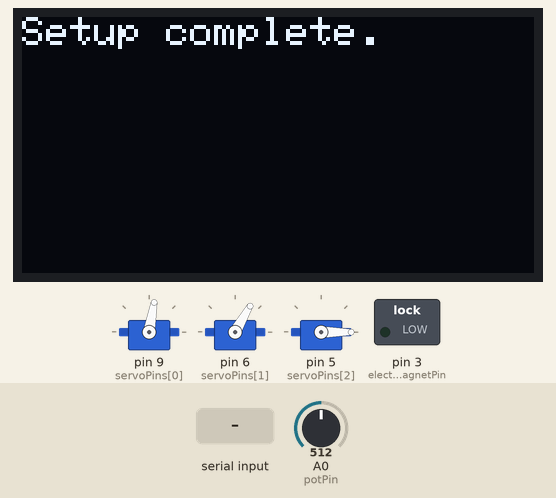
A sketch run on a simulated Arduino Uno, built with avr-gcc and run on an emulated ATmega328P. Shown: 3 × servo, 128×64 one-colour display, switched loads named in the sketch (green lamp = pin HIGH). The inputs (shaded band) are chosen by the test bench; at power-on: A0 (potPin) = 512. What the sketch prints to the serial monitor is not drawn.

Above: at 1.3 s.
1.4 s: "Command1\n" received over the second serial link
At 1.58 s:
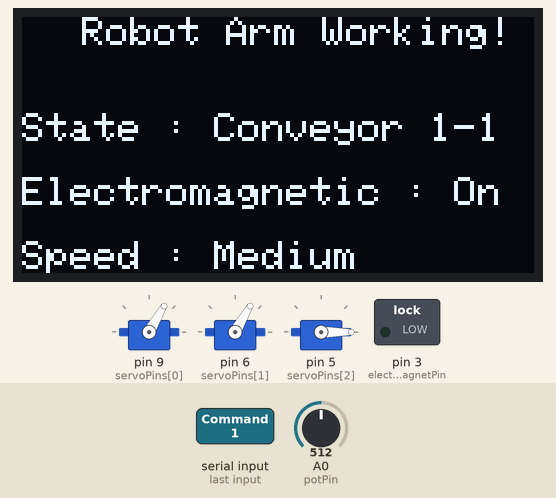
3.8 s: A0 (potPin) set to 356
6.8 s: A0 (potPin) set to 326
At 8.94 s:
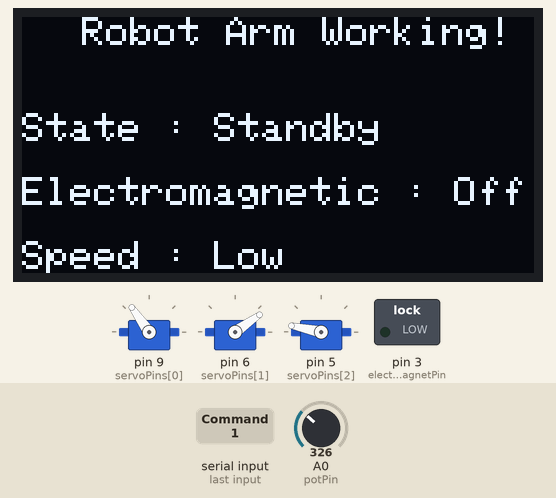
9.6 s: "Command2\n" received over the second serial link
12.1 s: A0 (potPin) set to 692
At 14.07 s:
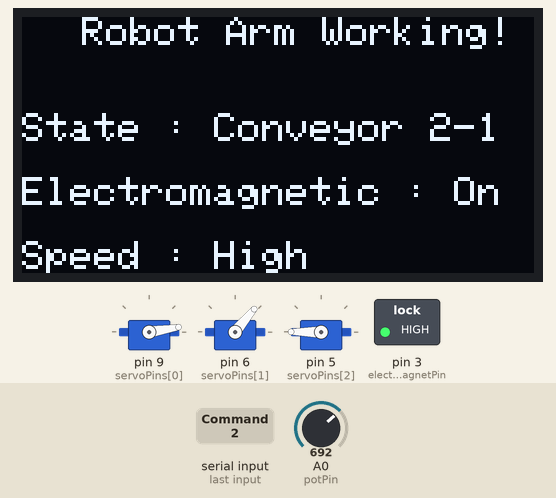
14.3 s: A0 (potPin) set to 672
At 22.4 s:
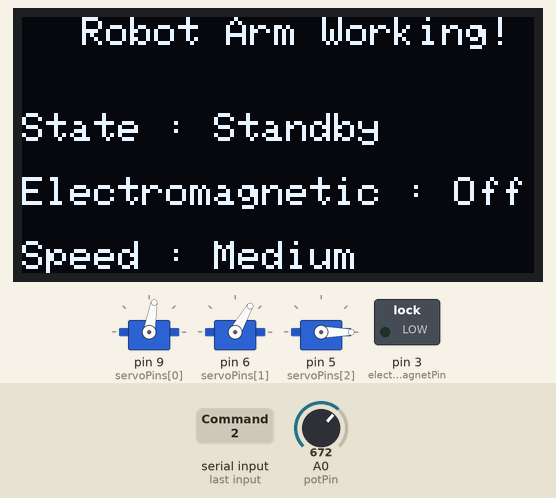
Timing chart, 0 to 22.7 s (numbered marks = the images above; inputs shaded):
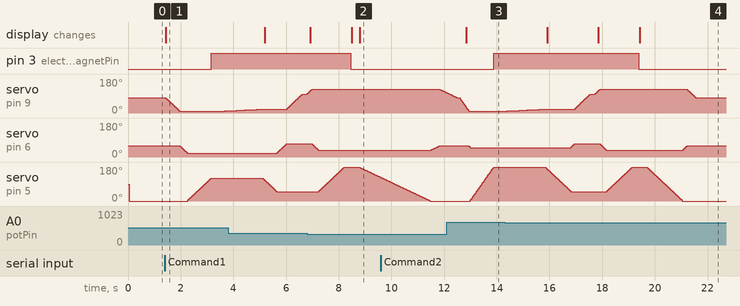

The sketch:

main.ino
```cpp
// Arduino B Code

#include <SoftwareSerial.h>
#include "ServoControl.h"
#include "ElectromagnetControl.h"
#include "OLED.h"

SoftwareSerial mySerial(10, 11); // RX, TX

void setup() {
  Serial.begin(9600);
  mySerial.begin(9600);
  initializeServos();
  initializeElectromagnet();
  initializeOLED();
  moveToStandby();
  Serial.println("Arduino B ready.");
  sendMessage("Arduino B ready.");
}

void loop() {
  if (mySerial.available()) {
    String command = mySerial.readStringUntil('\n');
    command.trim();
    Serial.println("Received: " + command);

    if (command == "Command1") {
      executeSequence(1, 1);
      sendMessage("Command1 Complete");
    } else if (command == "Command2") {
      executeSequence(1, 2);
      sendMessage("Command2 Complete");
    } else if (command == "Command3") {
      executeSequence(2, 1);
      sendMessage("Command3 Complete");
    } else if (command == "Command4") {
      executeSequence(2, 2);
      sendMessage("Command4 Complete");
    } else {
      Serial.println("Unknown command received.");
    }
  }
}

void sendMessage(String message) {
  mySerial.println(message);
  Serial.println("Sent: " + message);
}
```

ElectromagnetControl.cpp
```cpp
// ElectromagnetControl.cpp

#include "ElectromagnetControl.h"
#include <Arduino.h>

const int electromagnetPin = 3;

void initializeElectromagnet() {
  pinMode(electromagnetPin, OUTPUT);
  digitalWrite(electromagnetPin, LOW); // 초기 상태 OFF
}

void activateElectromagnet() {
  digitalWrite(electromagnetPin, HIGH);
  Serial.println("Electromagnet ON.");
}

void deactivateElectromagnet() {
  digitalWrite(electromagnetPin, LOW);
  Serial.println("Electromagnet OFF.");
}
```

ElectromagnetControl.h
```cpp
// ElectromagnetControl.h

#ifndef ELECTROMAGNET_CONTROL_H
#define ELECTROMAGNET_CONTROL_H

// 전자석 초기화 함수
void initializeElectromagnet();

// 전자석 ON 함수
void activateElectromagnet();

// 전자석 OFF 함수
void deactivateElectromagnet();

#endif
```

OLED.cpp
```cpp
// OLED.cpp

#include "OLED.h"
#include <Wire.h>
#include <SSD1306Ascii.h>
#include <SSD1306AsciiWire.h>

#define OLED_RESET 4
SSD1306AsciiWire display;

void initializeOLED() {
  Wire.begin();
  display.begin(&Adafruit128x64, 0x3C);
  display.setFont(Adafruit5x7);
  display.clear();
  display.println("Setup complete.");
}

void updateOLED(const char* state, bool electromagnetOn, int speed) {
  display.clear();

  // 상단 텍스트
  display.setCursor(15, 0);
  display.println("Robot Arm Working!\n\n");

  // 현재 상태 표시
  display.println(String("State : ") + state + "\n");

  // 전자석 상태 표시
  display.println(String("Electromagnetic : ") + (electromagnetOn ? "On" : "Off") + "\n");

  // 속도 표시
  String speedText = (speed == 1) ? "Low" : (speed == 2) ? "Medium" : "High";
  display.println(String("Speed : ") + speedText + "\n");
}
```

OLED.h
```cpp
// OLED.h

#ifndef OLED_H
#define OLED_H

#include <Arduino.h>

void initializeOLED();
void updateOLED(const char* state, bool electromagnetOn, int speed);

#endif
```

ServoControl.cpp
```cpp
// ServoControl.cpp

#include "ServoControl.h"
#include "ElectromagnetControl.h"
#include "OLED.h"
#include <Arduino.h>

// 모드별 각도 설정을 담은 구조체
struct ModeAngles {
  float theta[3];
  const char* message;
};

Servo servos[3];
float theta_current[3] = {80.0, 60.0, 0.0};
float theta_target[3];

const int potPin = A0; // 가변저항 핀 (A0)
float speed = 1.0;         // 기본 속도는 1.0 (1~3의 값으로 조절)

// 서보 핀 배열 및 축 이름
const int servoPins[3] = {9, 6, 5};
const char* axisNames[3] = { "Base (theta1)", "Shoulder (theta2)", "Elbow (theta3)" };

// 모드별 각도 및 메시지
const ModeAngles modes[] = {
  { {8.5, 20.0, 120.25}, "Conveyor1-1" },
  { {18.5, 20.0, 120.25}, "Conveyor1-2" },
  { {8.5, 50.0, 180.0}, "Conveyor2-1" },
  { {18.5, 50.0, 180.0}, "Conveyor2-2" },
  { {80.0, 60.0, 0.0},   "Standby" },
  { {125.0, 35.0, 180.0}, "Recycle" },
  { {170.0, 35.0, 180.0}, "Defective" },
  { {100.0, 70.0, 50.0}, "Waypoint" }
};

void initializeServos() {
  for (int i = 0; i < 3; i++) {
    servos[i].attach(servoPins[i]);
  }
}

// 가변저항을 통해 속도 설정 함수
void updateSpeedFromPot() {
  int potValue = analogRead(potPin); // 가변저항 값 읽기
  if (potValue < 341) {
    speed = 1.0; // 속도 1
  } else if (potValue < 682) {
    speed = 2.0; // 속도 2
  } else {
    speed = 3.0; // 속도 3
  }
  Serial.print("Speed set to: ");
  Serial.println(speed);
}

// 서보 모터를 부드럽게 개별적으로 이동시키는 함수
void moveServoSmoothly(Servo &servo, float &currentAngle, float targetAngle, const char* axisName) {
  float step = (targetAngle - currentAngle) > 0 ? speed : -speed;
  while (abs(targetAngle - currentAngle) > speed) {
    currentAngle += step;
    servo.write(static_cast<int>(round(currentAngle)));
    delay(15);
  }
  servo.write(static_cast<int>(round(targetAngle)));
  currentAngle = targetAngle;
  Serial.print(axisName);
  Serial.print(" reached target angle: ");
  Serial.println(targetAngle, 1);
}

void setModeAngles(Mode mode) {
  for (int i = 0; i < 3; i++) {
    theta_target[i] = modes[mode].theta[i];
  }
  Serial.println(modes[mode].message);
}

void moveToTargetAngles(bool reverse = false) {
  if (!reverse) {
    for (int i = 0; i < 3; i++) {  // 정방향 이동
      moveServoSmoothly(servos[i], theta_current[i], theta_target[i], axisNames[i]);
    }
  } else {
    for (int i = 2; i >= 0; i--) {  // 역순으로 이동
      moveServoSmoothly(servos[i], theta_current[i], theta_target[i], axisNames[i]);
    }
  }
}

void moveToStandby() {
  setModeAngles(STANDBY);
  moveToTargetAngles();
}

// 특정 모드로 이동하면서 OLED 업데이트
void moveAndDisplay(Mode mode, const char* message, bool electromagnetOn, bool reverse = false) {
  setModeAngles(mode);
  updateSpeedFromPot(); // 가변저항을 통해 속도 업데이트
  updateOLED(message, electromagnetOn, speed); // speed 값을 전달하여 OLED에 출력
  moveToTargetAngles(reverse);
}

// 전자석 상태를 설정하고 OLED 업데이트
void setElectromagnetAndDisplay(bool activate, const char* message) {
  if (activate) {
    activateElectromagnet();
  } else {
    deactivateElectromagnet();
  }
  updateOLED(message, activate, speed); // speed 값을 전달하여 OLED에 출력
}

void executeSequence(int sequenceType, int conveyorPosition) {
  Mode modeIndex1 = (conveyorPosition == 1) ? CONVEYOR1_1 : CONVEYOR2_1;
  Mode modeIndex2 = (conveyorPosition == 1) ? CONVEYOR1_2 : CONVEYOR2_2;

  const char* stateMessage1 = (conveyorPosition == 1) ? "Conveyor 1-1" : "Conveyor 2-1";
  const char* stateMessage2 = (conveyorPosition == 1) ? "Conveyor 1-2" : "Conveyor 2-2";

  float prevSpeed = speed;
  // 첫 번째 위치로 이동 후 OLED 업데이트 및 전자석 활성화
  moveAndDisplay(modeIndex1, stateMessage1, true);
  setElectromagnetAndDisplay(true, stateMessage1);
  delay(200);
  speed = 0.1;

  // 두 번째 위치로 이동 후 OLED 업데이트
  moveServoSmoothly(servos[0], theta_current[0], modes[modeIndex2].theta[0], axisNames[0]);
  delay(200);

  speed = prevSpeed;

  // 거점으로 역순 이동 후 OLED 업데이트
  moveAndDisplay(WAYPOINT, "Waypoint", true, true);
  delay(150);

  // 재활용 또는 불량 위치로 이동 후 OLED 업데이트
  const char* finalStateMessage = (sequenceType == 1) ? "Recycle" : "Defective";
  moveAndDisplay((sequenceType == 1) ? RECYCLE : DEFECTIVE, finalStateMessage, true);
  delay(250);

  // 전자석 비활성화 후 대기 상태로 OLED 업데이트
  setElectromagnetAndDisplay(false, "Standby");
  delay(250);
  moveAndDisplay(STANDBY, "Standby", false, true);
}
```

ServoControl.h
```cpp
// ServoControl.h

#ifndef SERVO_CONTROL_H
#define SERVO_CONTROL_H

#include <Servo.h>

// 모드 정의
enum Mode {
  CONVEYOR1_1,
  CONVEYOR1_2,
  CONVEYOR2_1,
  CONVEYOR2_2,
  STANDBY,
  RECYCLE,
  DEFECTIVE,
  WAYPOINT
};

// 서보 모터 초기화 함수
void initializeServos();

// 서보 모터 부드럽게 이동 함수
void moveServoSmoothly(Servo &servo, float &currentAngle, float targetAngle, const char* axisName);

// 특정 모드로 이동하는 함수
void setModeAngles(Mode mode);

// 대기 모드로 이동하는 함수
void moveToStandby();

// 시퀀스 실행 함수
void executeSequence(int sequenceType,  int conveyorPosition);

#endif
```

Measured:
- the behaviour switches between 341 and 340 on A0 (potPin) (found by bisection; images 1 and 2)
- the behaviour switches between 682 and 681 on A0 (potPin) (found by bisection; images 3 and 4)
- after the input at 1.4 s, pin 3 (electromagnetPin): LOW → HIGH after 1.8 s; servo on pin 6 (servoPins[1]): moves from 60° to 20° over 0.30 s, starting after 0.56 s; servo on pin 5 (servoPins[2]): moves from 0° to 120° over 0.88 s, starting after 0.87 s; the display: changes at once (image 1)
- after the input at 6.8 s, the display: first differs from a run without the input after 2.0 s (image 2)
- after the input at 12.1 s, pin 3 (electromagnetPin): LOW → HIGH after 1.8 s; the display: changes after 0.75 s (image 3)
- after the input at 14.3 s, pin 3 (electromagnetPin): HIGH → LOW after 5.1 s instead of 4.1 s; the display: first changes after 1.6 s (image 4 shows a later state)
- by itself, servo on pin 9 (servoPins[0]): rises from 10° to 125° in 3.5 s, then falls to 80° in 3.6 s
